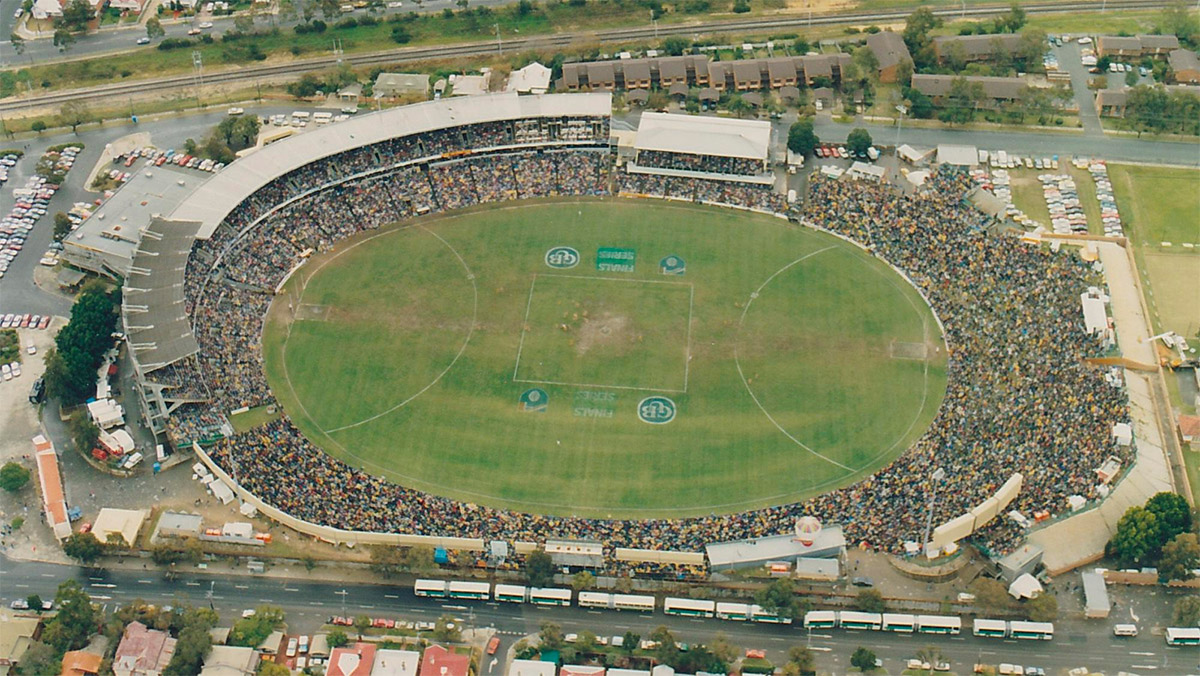
#> input picture .claude/review/subiaco_src/refs/01.jpg, 1200 x 676 px
$ python grasstrace.py ../../subiaco_src/refs/01.jpg ../../subiaco_src/refs/01.jpg ../../subiaco_src/refs/01.jpg 5 5
#> lines starting #> are read from the running program, lines starting #| are printed output that depends on the picture; after the words box and inside, x2 and y2 are one past the last pixel; in counts of white or black regions, pixels touching at a corner belong together
import cv2,numpy as np,sys
src,out,npy,cx,cy=sys.argv[1],sys.argv[2],sys.argv[3],int(sys.argv[4]),int(sys.argv[5])
im=cv2.imread(src);b=cv2.medianBlur(im,9)
#> further down, im is the input picture: shape (676, 1200, 3); mean B, G, R 100.8, 130.6, 127.3
#> after `b = cv2.medianBlur(im, 9)`:
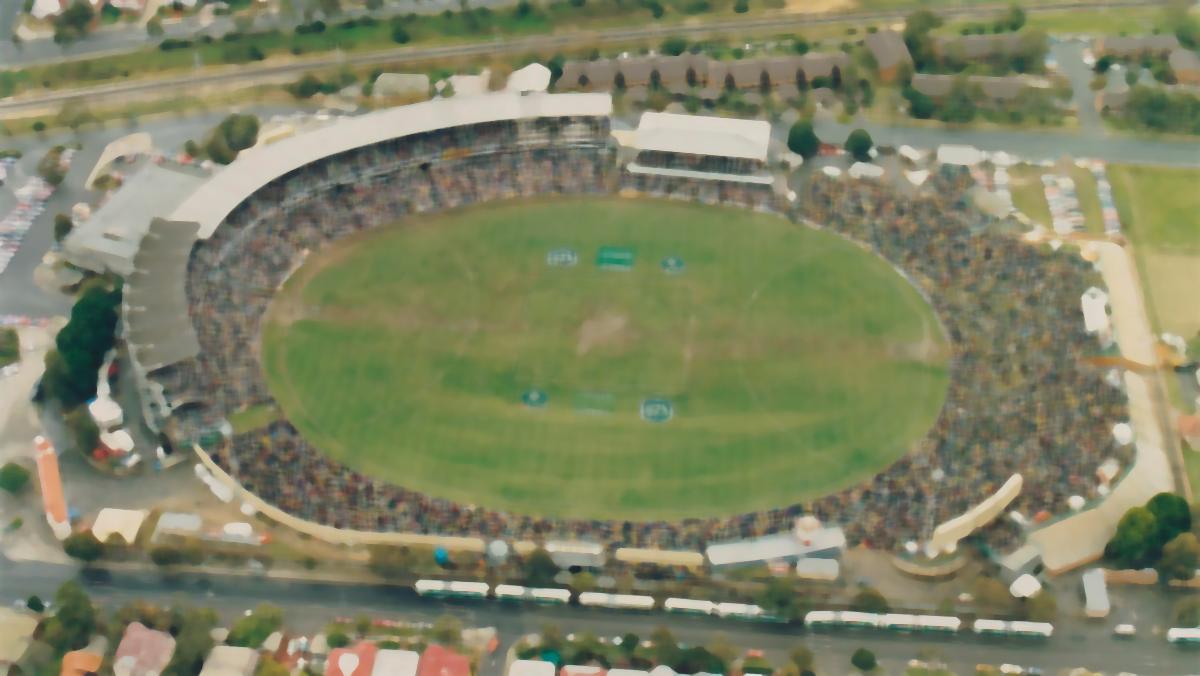
#> b: shape (676, 1200, 3); mean B, G, R 100.3, 130.5, 127.4
hsv=cv2.cvtColor(b,cv2.COLOR_BGR2HSV).astype(int)
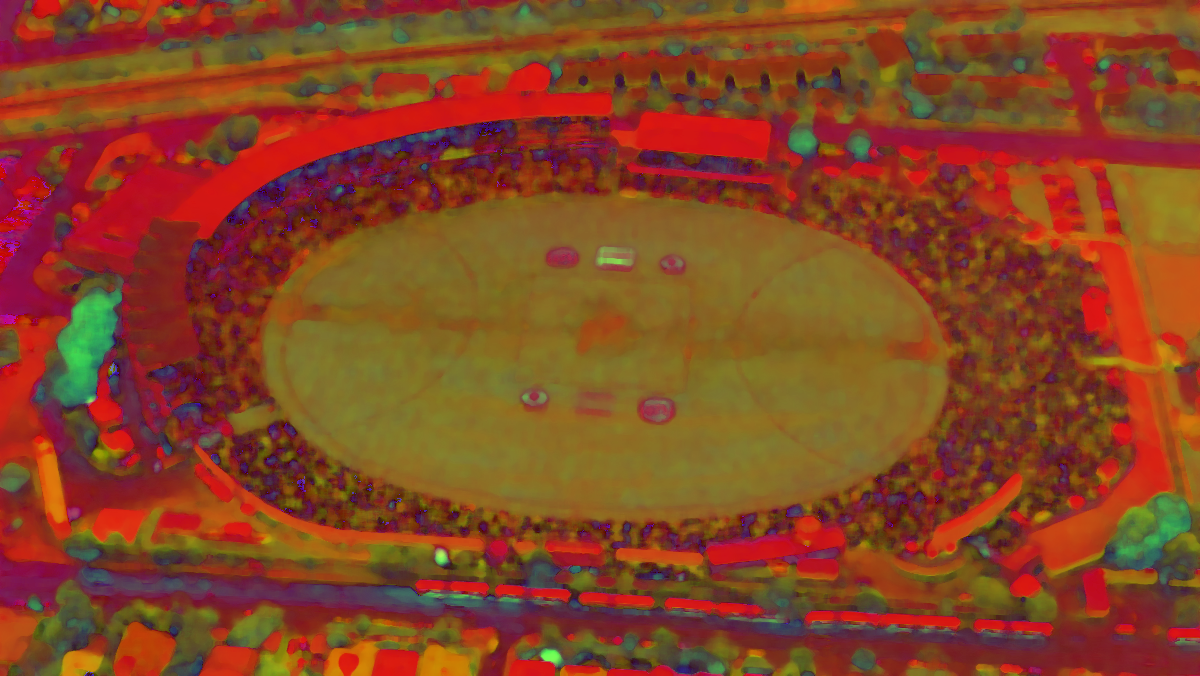
#> hsv: shape (676, 1200, 3) int64; mean B, G, R 35.9, 68.8, 134.8
ref=np.median(hsv[cy-20:cy+20,cx-20:cx+20].reshape(-1,3),0)
#> ref = [nan, nan, nan]
m=((abs(hsv[...,0]-ref[0])<9)&(hsv[...,1]>ref[1]*0.55)&(hsv[...,2]>ref[2]*0.5)).astype(np.uint8)
#> m: shape (676, 1200); every value is 0
n,l=cv2.connectedComponents(m);g=(l==l[cy,cx]).astype(np.uint8)
#> after `n, l = cv2.connectedComponents(m)`: l: shape (676, 1200) int32; every value is 0
#> after `n, l = cv2.connectedComponents(m)`: n = 1
#> after `g = (l == l[cy, cx]).astype(np.uint8)`: g: shape (676, 1200); every value is 1
g=cv2.morphologyEx(g,cv2.MORPH_CLOSE,np.ones((21,21),np.uint8))
cs,_=cv2.findContours(g,cv2.RETR_EXTERNAL,cv2.CHAIN_APPROX_NONE);C=max(cs,key=cv2.contourArea)[:,0]
#> after `cs, _ = cv2.findContours(g, cv2.RETR_EXTERNAL, cv2.CHAIN_APPROX_NONE)`: cs = 1 contour; box (x1, y1, x2, y2) and area: (0, 0, 1200, 676) 809325
#> after `C = max(cs, key=cv2.contourArea)[:, 0]`: C = 3748 pairs, first value 0 to 1199, second value 0 to 675
o=im.copy();cv2.drawContours(o,[C],-1,(0,0,255),2);cv2.imwrite(out,o)
#> after `cv2.drawContours(o, [C], -1, (0, 0, 255), 2)`:
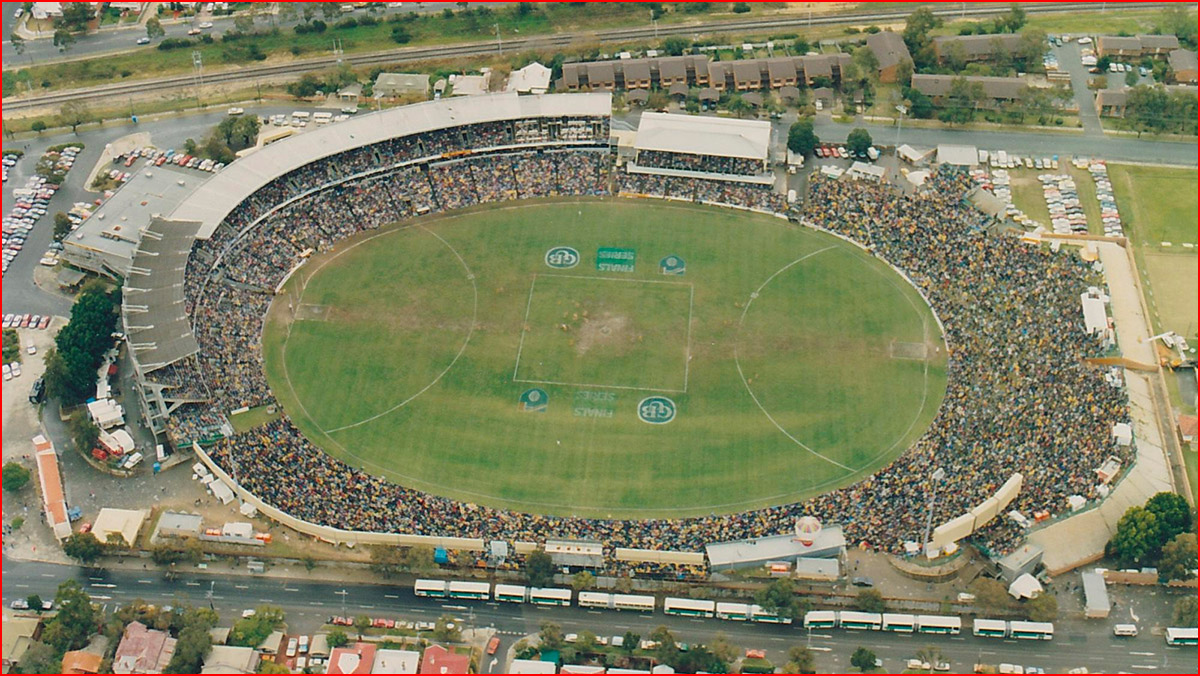
#> o: shape (676, 1200, 3); 0.92% of pixels changed, all inside (x1, y1, x2, y2) = (0, 0, 1200, 676)
np.save(npy,C[::max(1,len(C)//300)].astype(float));print(ref,len(C),g.sum())
#| [nan nan nan] 3748 811200
